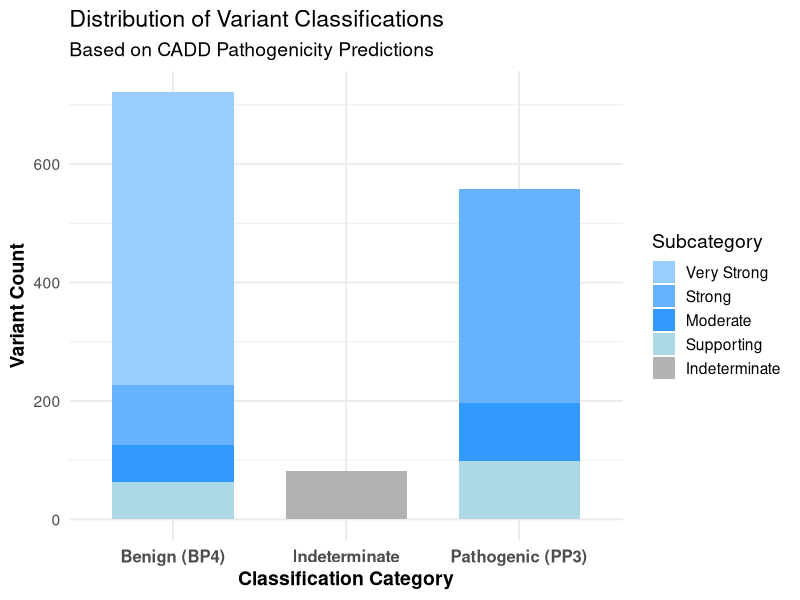
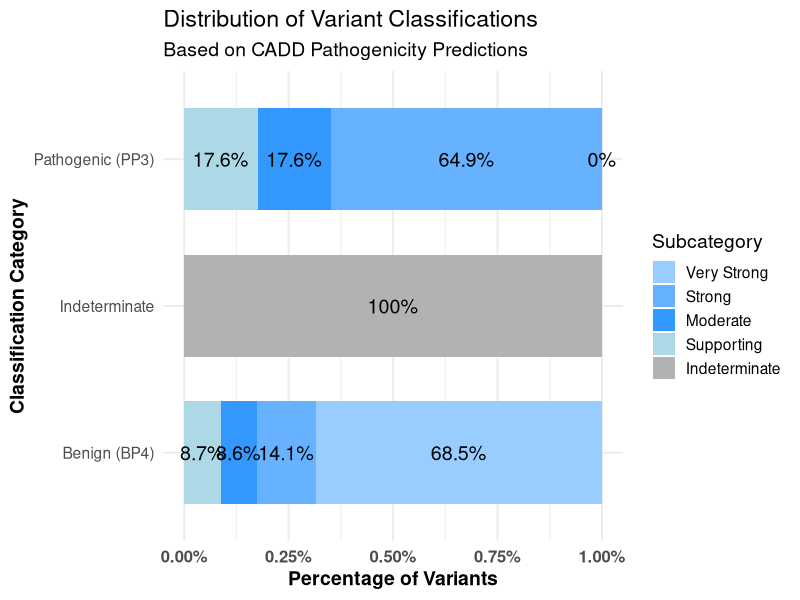
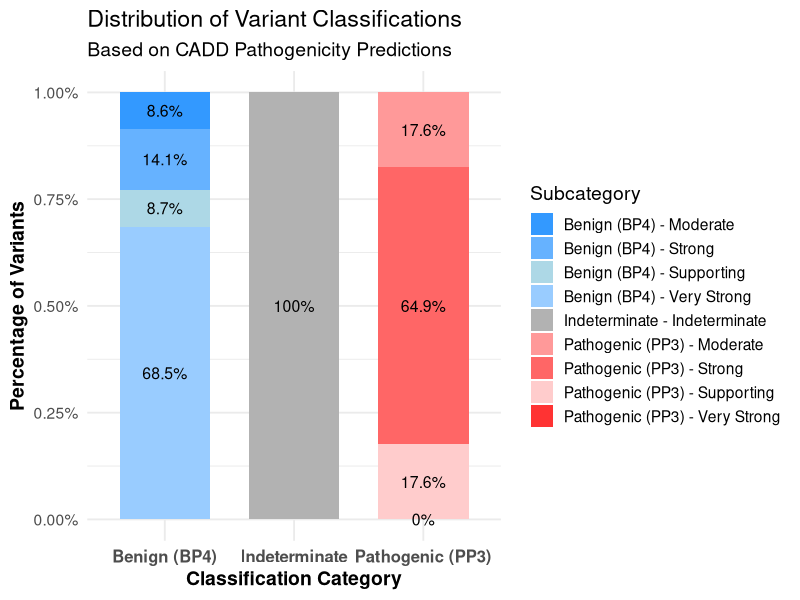
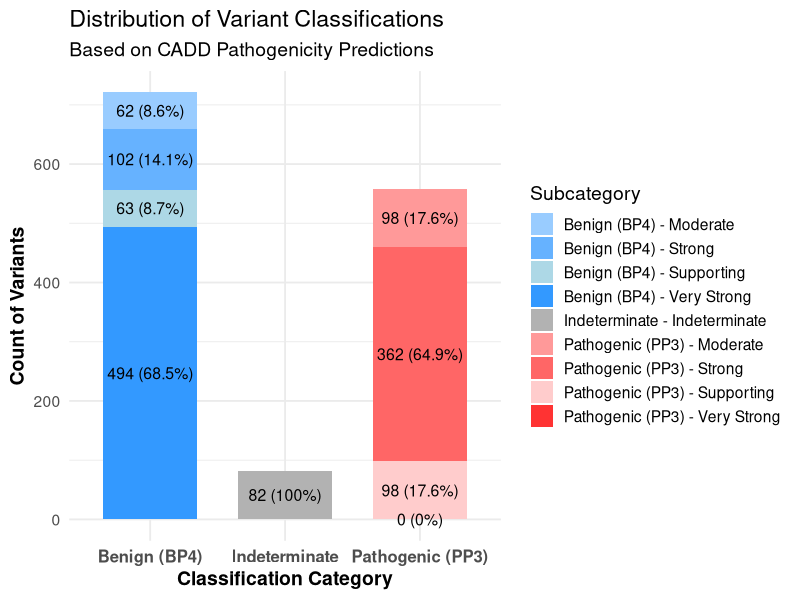
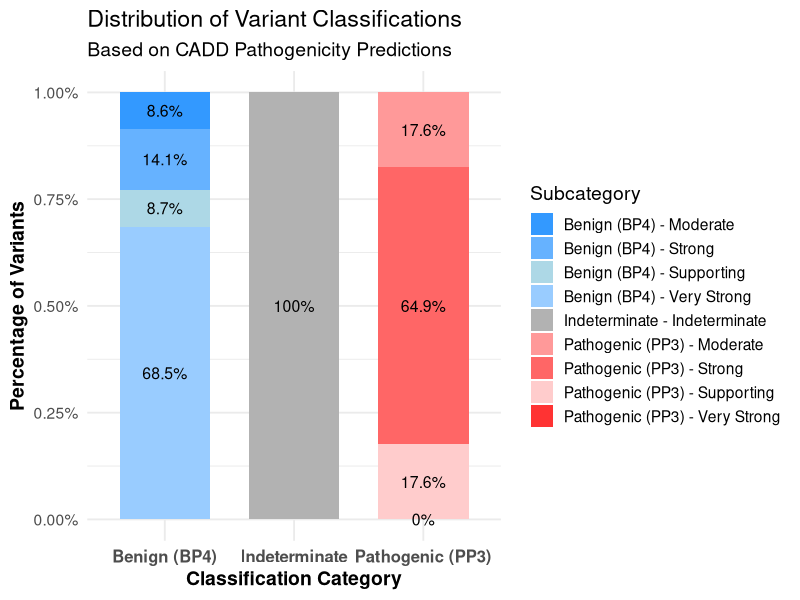
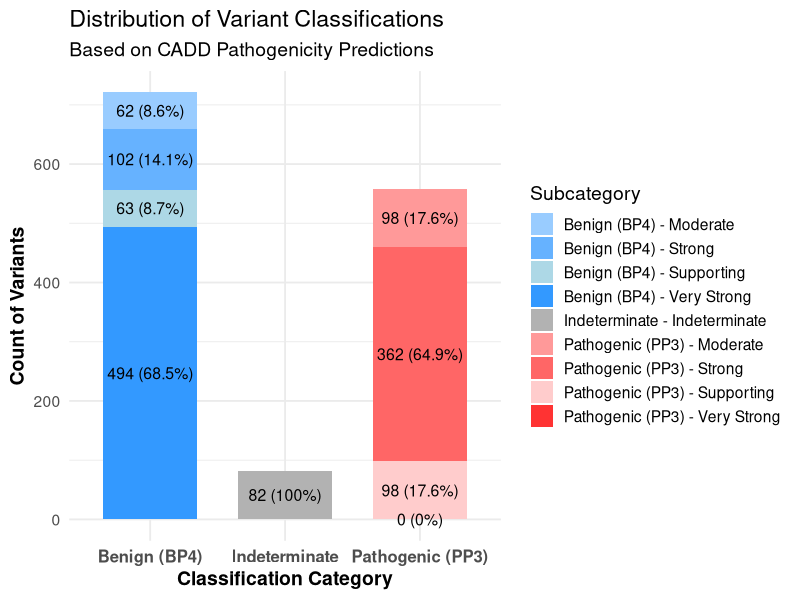

Recreate these plots in R, in order.
# Load required libraries
library(ggplot2)
library(dplyr)

# Create a data frame manually based on the table image
classification_counts <- data.frame(
  Category = c(rep("Benign (BP4)", 4), "Indeterminate", rep("Pathogenic (PP3)", 4)),
  Subcategory = c("Very Strong", "Strong", "Moderate", "Supporting",
                  "Indeterminate",
                  "Supporting", "Moderate", "Strong", "Very Strong"),
  Count = c(494, 102, 62, 63, 
            82, 
            98, 98, 362, 0)  # 0 replaces "—" for plotting
)

# Convert factors to maintain order
classification_counts$Category <- factor(classification_counts$Category, 
                                         levels = c("Benign (BP4)", "Indeterminate", "Pathogenic (PP3)"))

classification_counts$Subcategory <- factor(classification_counts$Subcategory, 
                                            levels = c("Very Strong", "Strong", "Moderate", "Supporting", "Indeterminate"))

# Define color scheme
subcat_colors <- c("Very Strong" = "#99CCFF",  # Light Blue
                   "Strong" = "#66B2FF",
                   "Moderate" = "#3399FF",
                   "Supporting" = "#ADD8E6",
                   "Indeterminate" = "#B2B2B2",  # Gray for Indeterminate
                   "Very Strong" = "#FF3333",  # Dark Red for Pathogenic
                   "Strong" = "#FF6666",
                   "Moderate" = "#FF9999",
                   "Supporting" = "#FFCCCC")

# Create the stacked bar plot
ggplot(classification_counts, aes(x = Category, y = Count, fill = Subcategory)) +
  geom_bar(stat = "identity", position = "stack", width = 0.7) +  # Stacked bars
  scale_fill_manual(values = subcat_colors) +  # Apply color scheme
  labs(title = "Distribution of Variant Classifications",
       subtitle = "Based on CADD Pathogenicity Predictions",
       x = "Classification Category",
       y = "Variant Count",
       fill = "Subcategory") +
  theme_minimal(base_size = 14) +  # Clean theme
  theme(axis.text.x = element_text(size = 12, face = "bold"),
        axis.title.x = element_text(size = 14, face = "bold"),
        axis.title.y = element_text(size = 14, face = "bold"),
        legend.position = "right")  # Legend positioned to the side

###

# Load required libraries

# Load required libraries
library(ggplot2)
library(dplyr)

# Create a data frame manually based on the table image
classification_counts <- data.frame(
  Category = c(rep("Benign (BP4)", 4), "Indeterminate", rep("Pathogenic (PP3)", 4)),
  Subcategory = c("Very Strong", "Strong", "Moderate", "Supporting",
                  "Indeterminate",
                  "Supporting", "Moderate", "Strong", "Very Strong"),
  Count = c(494, 102, 62, 63, 
            82, 
            98, 98, 362, 0)  # 0 replaces "—" for plotting
)

# Convert factors to maintain order
classification_counts$Category <- factor(classification_counts$Category, 
                                         levels = c("Benign (BP4)", "Indeterminate", "Pathogenic (PP3)"))

classification_counts$Subcategory <- factor(classification_counts$Subcategory, 
                                            levels = c("Very Strong", "Strong", "Moderate", "Supporting", "Indeterminate"))

# Calculate percentages
classification_counts <- classification_counts %>%
  group_by(Category) %>%
  mutate(Percent = Count / sum(Count) * 100)

# Define color scheme
subcat_colors <- c("Very Strong" = "#99CCFF",  # Light Blue (Benign)
                   "Strong" = "#66B2FF",
                   "Moderate" = "#3399FF",
                   "Supporting" = "#ADD8E6",
                   "Indeterminate" = "#B2B2B2",  # Gray for Indeterminate
                   "Very Strong" = "#FF3333",  # Dark Red (Pathogenic)
                   "Strong" = "#FF6666",
                   "Moderate" = "#FF9999",
                   "Supporting" = "#FFCCCC")

# Create the horizontal stacked bar plot with percentages
ggplot(classification_counts, aes(y = Category, x = Count, fill = Subcategory)) +
  geom_bar(stat = "identity", position = "fill", width = 0.7) +  # "fill" makes it 100% stacked
  geom_text(aes(label = paste0(round(Percent, 1), "%")),  # Add percentage labels
            position = position_fill(vjust = 0.5), size = 5, color = "black") +
  scale_fill_manual(values = subcat_colors) +  # Apply color scheme
  scale_x_continuous(labels = scales::percent_format(scale = 1)) +  # Format x-axis as percentages
  labs(title = "Distribution of Variant Classifications",
       subtitle = "Based on CADD Pathogenicity Predictions",
       x = "Percentage of Variants",
       y = "Classification Category",
       fill = "Subcategory") +
  theme_minimal(base_size = 14) +  # Clean theme
  theme(axis.text.x = element_text(size = 12, face = "bold"),
        axis.title.x = element_text(size = 14, face = "bold"),
        axis.title.y = element_text(size = 14, face = "bold"),
        legend.position = "right")  # Legend positioned to the side

#########

# Load required libraries
library(ggplot2)
library(dplyr)
library(scales)  # For percent_format

# Create a data frame based on your table
classification_counts <- data.frame(
  Category = c(rep("Benign (BP4)", 4), "Indeterminate", rep("Pathogenic (PP3)", 4)),
  Subcategory = c("Very Strong", "Strong", "Moderate", "Supporting",
                  "Indeterminate",
                  "Supporting", "Moderate", "Strong", "Very Strong"),
  Count = c(494, 102, 62, 63, 
            82, 
            98, 98, 362, 0)  # Use 0 in place of "—"
)

# Convert Category and Subcategory to factors with a specific order
classification_counts$Category <- factor(classification_counts$Category, 
                                         levels = c("Benign (BP4)", "Indeterminate", "Pathogenic (PP3)"))

# For the purposes of coloring, combine Category and Subcategory so that identical subcategory names in different main categories are distinct.
classification_counts <- classification_counts %>%
  mutate(Combined = ifelse(Category == "Indeterminate",
                           paste(Category, Subcategory, sep = " - "),
                           paste(Category, Subcategory, sep = " - ")))

# Calculate percentages within each Category
classification_counts <- classification_counts %>%
  group_by(Category) %>%
  mutate(Percent = Count / sum(Count) * 100) %>%
  ungroup()

# Define custom color palette for each Combined level
# (Benign: light blue shades, Indeterminate: gray, Pathogenic: light to dark red shades)
custom_palette <- c(
  "Benign (BP4) - Very Strong" = "#99CCFF",
  "Benign (BP4) - Strong"      = "#66B2FF",
  "Benign (BP4) - Moderate"    = "#3399FF",
  "Benign (BP4) - Supporting"  = "#ADD8E6",
  "Indeterminate - Indeterminate" = "#B2B2B2",
  "Pathogenic (PP3) - Supporting" = "#FFCCCC",
  "Pathogenic (PP3) - Moderate"   = "#FF9999",
  "Pathogenic (PP3) - Strong"     = "#FF6666",
  "Pathogenic (PP3) - Very Strong"= "#FF3333"
)

# Create the vertical 100% stacked bar plot with percentages inside
ggplot(classification_counts, aes(x = Category, y = Count, fill = Combined)) +
  geom_bar(stat = "identity", position = "fill", width = 0.7) +
  geom_text(aes(label = paste0(round(Percent, 1), "%")),
            position = position_fill(vjust = 0.5),
            size = 4, color = "black") +
  scale_y_continuous(labels = percent_format(scale = 1)) +
  scale_fill_manual(values = custom_palette) +
  labs(title = "Distribution of Variant Classifications",
       subtitle = "Based on CADD Pathogenicity Predictions",
       x = "Classification Category",
       y = "Percentage of Variants",
       fill = "Subcategory") +
  theme_minimal(base_size = 14) +
  theme(axis.text.x = element_text(size = 12, face = "bold"),
        axis.title.x = element_text(size = 14, face = "bold"),
        axis.title.y = element_text(size = 14, face = "bold"),
        legend.position = "right")

# Optionally, save the plot
ggsave("Variant_Classification_StackedBar.png", width = 8, height = 6, dpi = 300)


#######

# Load required libraries
library(ggplot2)
library(dplyr)
library(scales)  # For percent_format

# Create a data frame based on your table
classification_counts <- data.frame(
  Category = c(rep("Benign (BP4)", 4), "Indeterminate", rep("Pathogenic (PP3)", 4)),
  Subcategory = c("Very Strong", "Strong", "Moderate", "Supporting",
                  "Indeterminate",
                  "Supporting", "Moderate", "Strong", "Very Strong"),
  Count = c(494, 102, 62, 63, 
            82, 
            98, 98, 362, 0)  # Use 0 in place of "—"
)

# Convert Category and Subcategory to factors with a specific order
classification_counts$Category <- factor(classification_counts$Category, 
                                         levels = c("Benign (BP4)", "Indeterminate", "Pathogenic (PP3)"))

# For the purposes of coloring, combine Category and Subcategory so that identical subcategory names in different main categories are distinct.
classification_counts <- classification_counts %>%
  mutate(Combined = ifelse(Category == "Indeterminate",
                           paste(Category, Subcategory, sep = " - "),
                           paste(Category, Subcategory, sep = " - ")))

# Calculate percentages within each Category
classification_counts <- classification_counts %>%
  group_by(Category) %>%
  mutate(Percent = Count / sum(Count) * 100) %>%
  ungroup()

# Define custom color palette for each Combined level
# (Benign: light blue shades, Indeterminate: gray, Pathogenic: light to dark red shades)
custom_palette <- c(
  "Benign (BP4) - Very Strong" = "#3399FF",  # Darkest Blue (strongest Benign)
  "Benign (BP4) - Strong"      = "#66B2FF",  # Medium Blue
  "Benign (BP4) - Moderate"    = "#99CCFF",  # Light Blue
  "Benign (BP4) - Supporting"  = "#ADD8E6",  # Lightest Blue (weakest Benign)
  "Indeterminate - Indeterminate" = "#B2B2B2",  # Neutral Gray
  "Pathogenic (PP3) - Supporting" = "#FFCCCC",  # Lightest Red (weakest Pathogenic)
  "Pathogenic (PP3) - Moderate"   = "#FF9999",  # Medium-Light Red
  "Pathogenic (PP3) - Strong"     = "#FF6666",  # Medium-Dark Red
  "Pathogenic (PP3) - Very Strong"= "#FF3333"   # Darkest Red (strongest Pathogenic)
)

# Create the vertical stacked bar plot with counts & percentages
ggplot(classification_counts, aes(x = Category, y = Count, fill = Combined)) +
  geom_bar(stat = "identity", position = "stack", width = 0.7) +  # Stacked bar with counts
  geom_text(aes(label = paste0(Count, " (", round(Percent, 1), "%)")),  # Show both counts & percentages
            position = position_stack(vjust = 0.5), size = 4, color = "black") +  
  scale_y_continuous(labels = comma) +  # Use normal numeric format for y-axis
  scale_fill_manual(values = custom_palette) +
  labs(title = "Distribution of Variant Classifications",
       subtitle = "Based on CADD Pathogenicity Predictions",
       x = "Classification Category",
       y = "Count of Variants",
       fill = "Subcategory") +
  theme_minimal(base_size = 14) +
  theme(axis.text.x = element_text(size = 12, face = "bold"),
        axis.title.x = element_text(size = 14, face = "bold"),
        axis.title.y = element_text(size = 14, face = "bold"),
        legend.position = "right")

# Optionally, save the plot
ggsave("Variant_Classification_StackedBar.png", width = 8, height = 6, dpi = 300)
